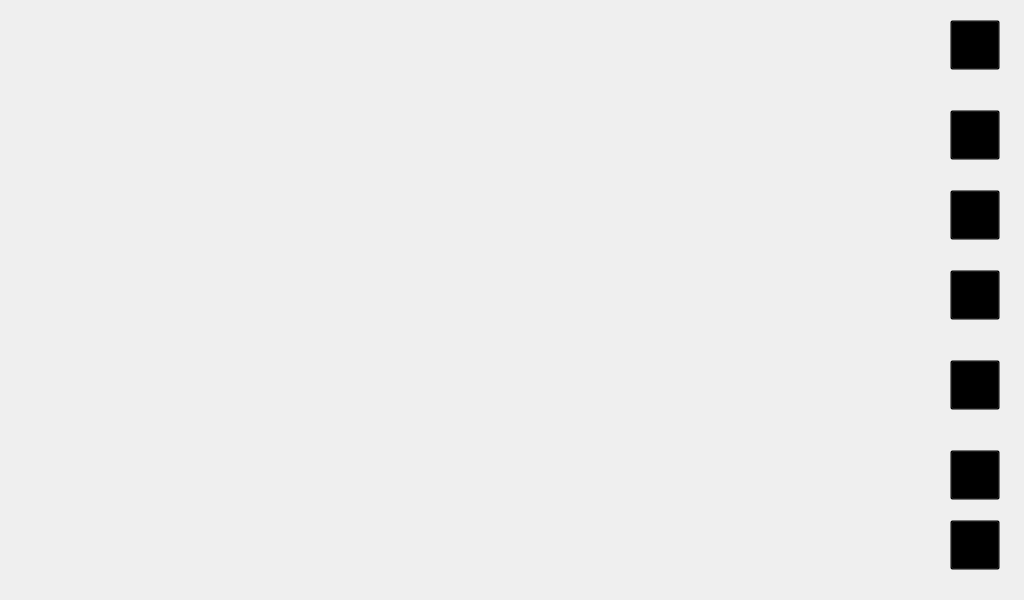
<?xml version="1.0" encoding="UTF-8"?>
<ui version="4.0">
 <class>sketchpad</class>
 <widget class="QWidget" name="sketchpad">
  <property name="geometry">
   <rect>
    <x>0</x>
    <y>0</y>
    <width>1024</width>
    <height>600</height>
   </rect>
  </property>
  <property name="windowTitle">
   <string>Form</string>
  </property>
  <widget class="QWidget" name="widget" native="true">
   <property name="geometry">
    <rect>
     <x>940</x>
     <y>10</y>
     <width>70</width>
     <height>571</height>
    </rect>
   </property>
   <widget class="QPushButton" name="images">
    <property name="geometry">
     <rect>
      <x>10</x>
      <y>440</y>
      <width>50</width>
      <height>50</height>
     </rect>
    </property>
    <property name="focusPolicy">
     <enum>Qt::NoFocus</enum>
    </property>
    <property name="styleSheet">
     <string notr="true">QPushButton {
background-image: url(:/images/images.svg);
background-repeat: no-repeat;
 background-position: center;
background-color: transparent;
}</string>
    </property>
    <property name="text">
     <string/>
    </property>
    <property name="checkable">
     <bool>false</bool>
    </property>
   </widget>
   <widget class="QPushButton" name="eraser">
    <property name="geometry">
     <rect>
      <x>10</x>
      <y>100</y>
      <width>50</width>
      <height>50</height>
     </rect>
    </property>
    <property name="focusPolicy">
     <enum>Qt::NoFocus</enum>
    </property>
    <property name="styleSheet">
     <string notr="true">QPushButton {
background-image: url(:/images/eraser_off.svg);
background-repeat: no-repeat;
 background-position: center;
background-color: transparent;
}
QPushButton:checked {
background-image: url(:/images/eraser_on.svg);
background-repeat: no-repeat;
 background-position: center;
background-color: transparent;
}</string>
    </property>
    <property name="text">
     <string/>
    </property>
    <property name="checkable">
     <bool>true</bool>
    </property>
   </widget>
   <widget class="QPushButton" name="colors">
    <property name="geometry">
     <rect>
      <x>10</x>
      <y>180</y>
      <width>50</width>
      <height>50</height>
     </rect>
    </property>
    <property name="focusPolicy">
     <enum>Qt::NoFocus</enum>
    </property>
    <property name="styleSheet">
     <string notr="true">QPushButton {
background-image: url(:/images/colors.svg);
background-repeat: no-repeat;
 background-position: center;
background-color: transparent;
}</string>
    </property>
    <property name="text">
     <string/>
    </property>
    <property name="checkable">
     <bool>false</bool>
    </property>
   </widget>
   <widget class="QPushButton" name="save">
    <property name="geometry">
     <rect>
      <x>10</x>
      <y>350</y>
      <width>50</width>
      <height>50</height>
     </rect>
    </property>
    <property name="focusPolicy">
     <enum>Qt::NoFocus</enum>
    </property>
    <property name="styleSheet">
     <string notr="true">QPushButton {
background-image: url(:/images/save.svg);
background-repeat: no-repeat;
 background-position: center;
background-color: transparent;
}</string>
    </property>
    <property name="text">
     <string/>
    </property>
    <property name="checkable">
     <bool>false</bool>
    </property>
   </widget>
   <widget class="QPushButton" name="brush">
    <property name="geometry">
     <rect>
      <x>10</x>
      <y>10</y>
      <width>50</width>
      <height>50</height>
     </rect>
    </property>
    <property name="focusPolicy">
     <enum>Qt::NoFocus</enum>
    </property>
    <property name="styleSheet">
     <string notr="true">QPushButton {
background-image: url(:/images/pen_off.svg);
background-repeat: no-repeat;
 background-position: center;
background-color: transparent;
}
QPushButton:checked {
background-image: url(:/images/pen_on.svg);
background-repeat: no-repeat;
 background-position: center;
background-color: transparent;
}</string>
    </property>
    <property name="text">
     <string/>
    </property>
    <property name="checkable">
     <bool>true</bool>
    </property>
   </widget>
   <widget class="QPushButton" name="clear">
    <property name="geometry">
     <rect>
      <x>10</x>
      <y>260</y>
      <width>50</width>
      <height>50</height>
     </rect>
    </property>
    <property name="focusPolicy">
     <enum>Qt::NoFocus</enum>
    </property>
    <property name="styleSheet">
     <string notr="true">QPushButton {
background-image: url(:/images/clear.svg);
background-repeat: no-repeat;
 background-position: center;
background-color: transparent;
}</string>
    </property>
    <property name="text">
     <string/>
    </property>
    <property name="checkable">
     <bool>false</bool>
    </property>
   </widget>
   <widget class="QPushButton" name="sketchpad_back">
    <property name="geometry">
     <rect>
      <x>10</x>
      <y>510</y>
      <width>50</width>
      <height>50</height>
     </rect>
    </property>
    <property name="focusPolicy">
     <enum>Qt::NoFocus</enum>
    </property>
    <property name="styleSheet">
     <string notr="true">QPushButton {
background-image: url(:/images/back.svg);
background-repeat: no-repeat;
 background-position: center;
background-color: transparent;
}</string>
    </property>
    <property name="text">
     <string/>
    </property>
   </widget>
  </widget>
 </widget>
 <resources/>
 <connections/>
</ui>
